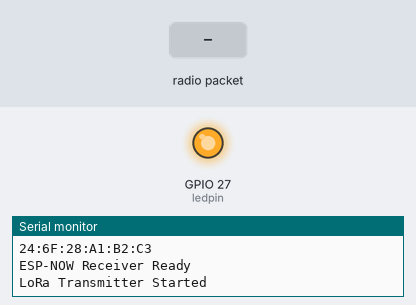
Recording of a program running on a simulated ESP32. On the bench: output pins drawn as LEDs (lit = HIGH), the last lines printed to the serial monitor. The inputs (shaded band) are chosen by the test bench. The local clock reads 2024-03-15 10:24:30 at power-on unless the program sets it; no radio packets arrive unless stated.

Above: at 1.3 s.
1.4 s: radio packet "1" arrives
At 2.0 s:
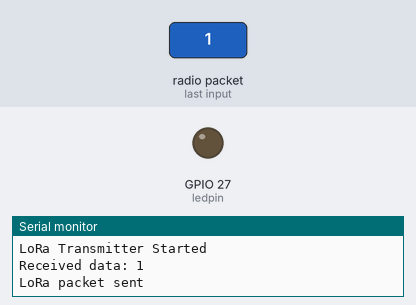
Timing chart, 0 to 4.4 s (numbered marks = the images above; inputs shaded):
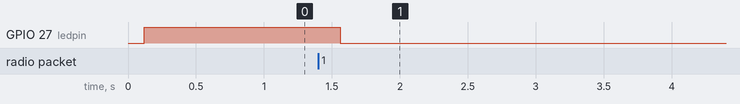

Measured:
- after the input at 1.4 s, GPIO 27 (ledpin): HIGH → LOW after 0.16 s

The program:

main.cpp
```cpp
#include <Arduino.h>
#include <esp_now.h>
#include <WiFi.h>
#include <LoRa.h>
#include <ArduinoJson.h>

// LoRa Pins
#define SS 5      // SPI Chip Select
#define RST 14    // Reset
#define DIO0 2    // Interrupt pin
#define ledpin 27 // LED indicator

// Function to get current timestamp (assuming an RTC or time source is available)
#include <RTClib.h>

// Initialize RTC object
RTC_DS1307 rtc;

unsigned long getCurrentTimestamp()
{
    if (!rtc.begin())
    {
        Serial.println("Couldn't find RTC");
        while (1)
            ; // Halt if RTC is not found
    }

    if (!rtc.isrunning())
    {
        Serial.println("RTC is NOT running!");
        // Set the RTC to a default time if needed
        rtc.adjust(DateTime(F(__DATE__), F(__TIME__)));
    }

    // Get the current time
    DateTime now = rtc.now();
    return now.unixtime(); // Return current UNIX timestamp
}

// Callback function for when ESP-NOW data is received
void OnDataRecv(const uint8_t *mac, const uint8_t *incomingData, int len)
{
    char data[64];
    memcpy(data, incomingData, len);
    data[len] = '\0'; // Null terminate the string

    // Parse the received JSON
    StaticJsonDocument<64> doc;
    DeserializationError error = deserializeJson(doc, data);
    if (error)
    {
        Serial.println("Failed to parse JSON");
        return;
    }

    // Add timestamp
    unsigned long timestamp = getCurrentTimestamp();
    StaticJsonDocument<128> newDoc;
    newDoc["device_id"] = doc["device_id"];
    newDoc["timestamp"] = timestamp;
    newDoc["water_level_cm"] = doc["water_level_cm"];
    Serial.print("Received data: ");
    Serial.println(data);

    // Serialize to JSON string
    char jsonBuffer[128];
    serializeJson(newDoc, jsonBuffer);

    // Send via LoRa
    LoRa.beginPacket();
    LoRa.print(jsonBuffer);
    LoRa.endPacket();
    Serial.println("LoRa packet sent");

    // Indicate transmission with LED
    digitalWrite(ledpin, HIGH);
    delay(100);
    digitalWrite(ledpin, LOW);
}

void setup()
{
    Serial.begin(115200);

    String macAddress = WiFi.macAddress();

    // Print it to the serial monitor
    Serial.println("ESP32 MAC Address:");
    Serial.println(macAddress);

    // Initialize LED pin

    pinMode(ledpin, OUTPUT);
    digitalWrite(ledpin, LOW);

    // Set ESP32 to Wi-Fi Station mode for ESP-NOW
    WiFi.mode(WIFI_STA);
    WiFi.disconnect();
    delay(100); // Ensure Wi-Fi stabilizes

    // Initialize ESP-NOW
    if (esp_now_init() != ESP_OK)
    {
        Serial.println("Error initializing ESP-NOW");
        while (1)
        {
            digitalWrite(ledpin, HIGH);
            delay(500);
            digitalWrite(ledpin, LOW);
            delay(500);
        }
    }

    // Register ESP-NOW receive callback
    esp_now_register_recv_cb(OnDataRecv);
    Serial.println("ESP-NOW Receiver Ready");

    // Initialize LoRa
    LoRa.setPins(SS, RST, DIO0);
    if (!LoRa.begin(433E6))
    { // Adjust frequency for your region
        Serial.println("LoRa Error");
        while (1)
        {
            digitalWrite(ledpin, HIGH);
            delay(300);
            digitalWrite(ledpin, LOW);
            delay(300);
        }
    }

    // Configure LoRa for maximum range
    LoRa.setTxPower(20, PA_OUTPUT_PA_BOOST_PIN);
    LoRa.setSpreadingFactor(12);
    LoRa.setSignalBandwidth(125E3);
    LoRa.setCodingRate4(8);
    Serial.println("LoRa Transmitter Started");
    digitalWrite(ledpin, HIGH); // Indicate ready state
}

void loop()
{
    // No periodic sending; transmission is handled in OnDataRecv callback
    delay(100); // Prevent watchdog reset
}
```
